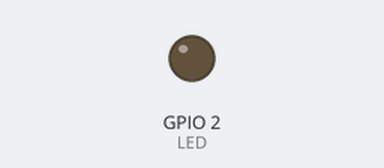
The sketch below on a simulated ESP8266 (Wemos D1 mini). On the bench: output pins drawn as LEDs (lit = HIGH). WiFi joins after 1.5 s; servers stay silent unless stated.

Above: at 1.8 s.
At 39.02 s:
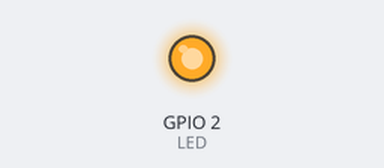
Timing chart, 0 to 40.0 s (numbered marks = the images above):
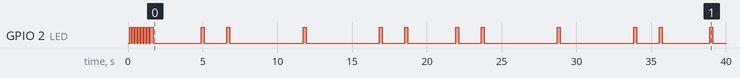

The sketch:

pi_bridge.ino
```cpp
// pi_bridge - turns a Wemos D1 Mini (ESP8266) into a "Wi-Fi cable" between the
// Pi's USB port and the drone's esp-link.
//
//   Pi --USB serial--> D1 Mini --Wi-Fi, TCP--> esp-link (192.168.4.1:23) --UART--> FC
//
// It joins esp-link's access point, connects to the serial bridge port, and
// copies bytes both ways. It never prints anything on the serial port: that
// port carries MSP only. Status is shown on the blue LED:
//   fast blink  joining the Wi-Fi
//   slow blink  Wi-Fi OK, connecting to esp-link
//   solid on    bridging
//
// On the Pi:  ./build/msp_gateway --serial /dev/ttyUSB0 --baud 115200

#include <ESP8266WiFi.h>

// ---------- settings ----------
const char* WIFI_SSID = "ESP_XXXXXX";          // esp-link's AP name (see esp-link's Wi-Fi page)
const char* WIFI_PASS = "";                    // empty if the AP is open
const IPAddress ESP_LINK_IP(192, 168, 4, 1);   // esp-link's address on its own AP
const uint16_t ESP_LINK_PORT = 23;             // esp-link's serial bridge port
const uint32_t USB_BAUD = 115200;              // must match msp_gateway --baud
// ------------------------------

const int LED = LED_BUILTIN;   // GPIO2 on the D1 Mini, lit when LOW

WiFiClient link;
unsigned long lastConnectAttempt = 0;

void setLed(bool on) { digitalWrite(LED, on ? LOW : HIGH); }

void blink(unsigned long periodMs) { setLed((millis() / periodMs) % 2 == 0); }

// While there's nowhere to send it, throw away what the Pi sends so old
// requests don't arrive at the FC in a burst once the link is back.
void discardSerial() {
    while (Serial.available()) Serial.read();
}

void setup() {
    Serial.setRxBufferSize(1024);
    Serial.begin(USB_BAUD);
    Serial.setDebugOutput(false);   // no Wi-Fi debug text mixed into the MSP stream

    pinMode(LED, OUTPUT);
    setLed(false);

    WiFi.persistent(false);              // don't wear the flash with Wi-Fi settings
    WiFi.mode(WIFI_STA);
    WiFi.setSleepMode(WIFI_NONE_SLEEP);  // modem sleep adds tens of ms of latency
    WiFi.setAutoReconnect(true);
    WiFi.begin(WIFI_SSID, WIFI_PASS);
}

void loop() {
    if (WiFi.status() != WL_CONNECTED) {
        if (link.connected()) link.stop();
        blink(100);
        discardSerial();
        return;
    }

    if (!link.connected()) {
        blink(500);
        discardSerial();
        if (millis() - lastConnectAttempt > 1000) {
            lastConnectAttempt = millis();
            if (link.connect(ESP_LINK_IP, ESP_LINK_PORT)) {
                link.setNoDelay(true);   // send small MSP frames immediately
                while (link.available()) link.read();
            }
        }
        return;
    }

    setLed(true);
    uint8_t buf[256];

    // Pi -> drone
    size_t n = Serial.available();
    if (n > 0) {
        n = Serial.readBytes(buf, n < sizeof buf ? n : sizeof buf);
        link.write(buf, n);
    }

    // drone -> Pi
    n = link.available();
    if (n > 0) {
        const int got = link.read(buf, n < sizeof buf ? n : sizeof buf);
        if (got > 0) Serial.write(buf, static_cast<size_t>(got));
    }
}
```

Measured:
- by itself, GPIO 2 (LED): LOW → HIGH at 0.10 s, → LOW 0.10 s later, → HIGH 0.10 s later, → LOW 0.10 s later, … (38 changes in this stretch)
